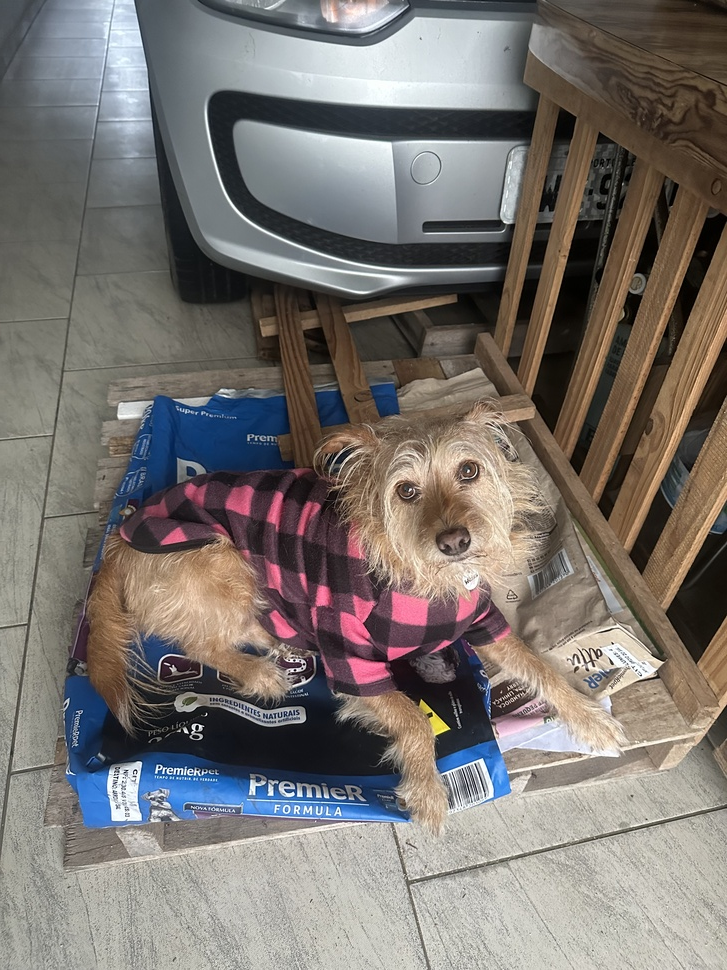
#> input picture Weiss.jpeg, 727 x 970 px, shrunk from 3024 x 4032 before the run
$ python binarizacao.py
#> lines starting #> are read from the running program, lines starting #| are printed output that depends on the picture; after the words box and inside, x2 and y2 are one past the last pixel; in counts of white or black regions, pixels touching at a corner belong together
import cv2  # Importa a biblioteca OpenCV
import numpy as np  # Importa o numpy para operações matriciais

# Lê a imagem original do disco
img = cv2.imread('Weiss.jpeg')
#> img is the input picture: shape (970, 727, 3); mean B, G, R 112, 116.2, 121.9

# Converte a imagem para escala de cinza
img_gray = cv2.cvtColor(img, cv2.COLOR_BGR2GRAY)
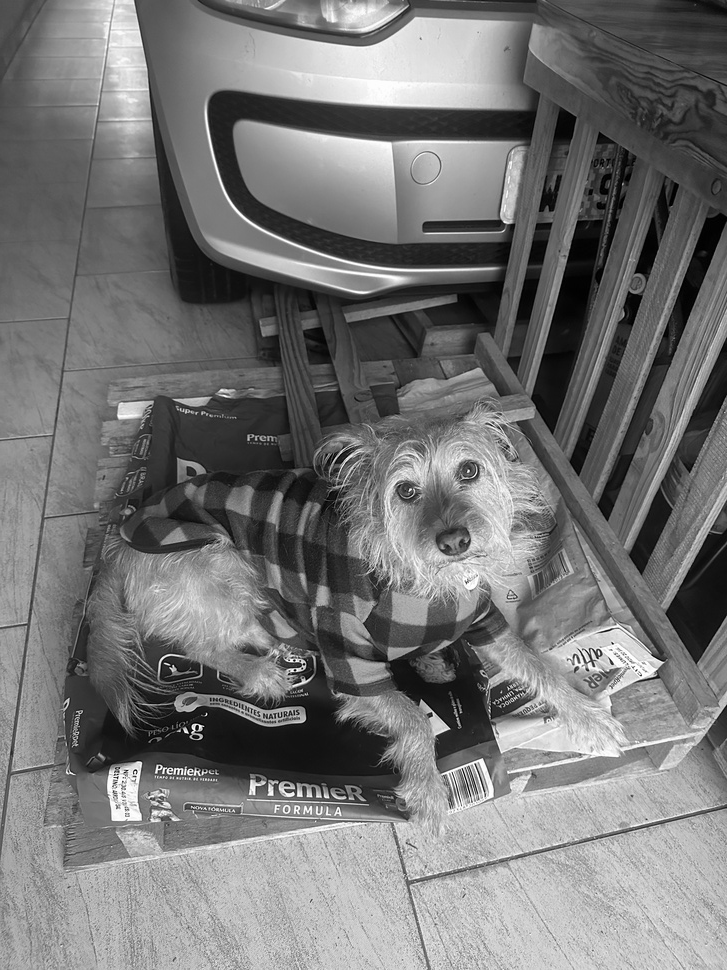
#> img_gray: shape (970, 727); min 0, max 255, mean 117.5

# Aplica o blur (suavização) na imagem em escala de cinza
suave = cv2.GaussianBlur(img_gray, (7, 7), 0)

# Realiza a binarização da imagem. Pixels abaixo de um limiar são 0 (preto), e acima de 160 são 255 (branco)
(T, bin) = cv2.threshold(suave, 160, 255, cv2.THRESH_BINARY)
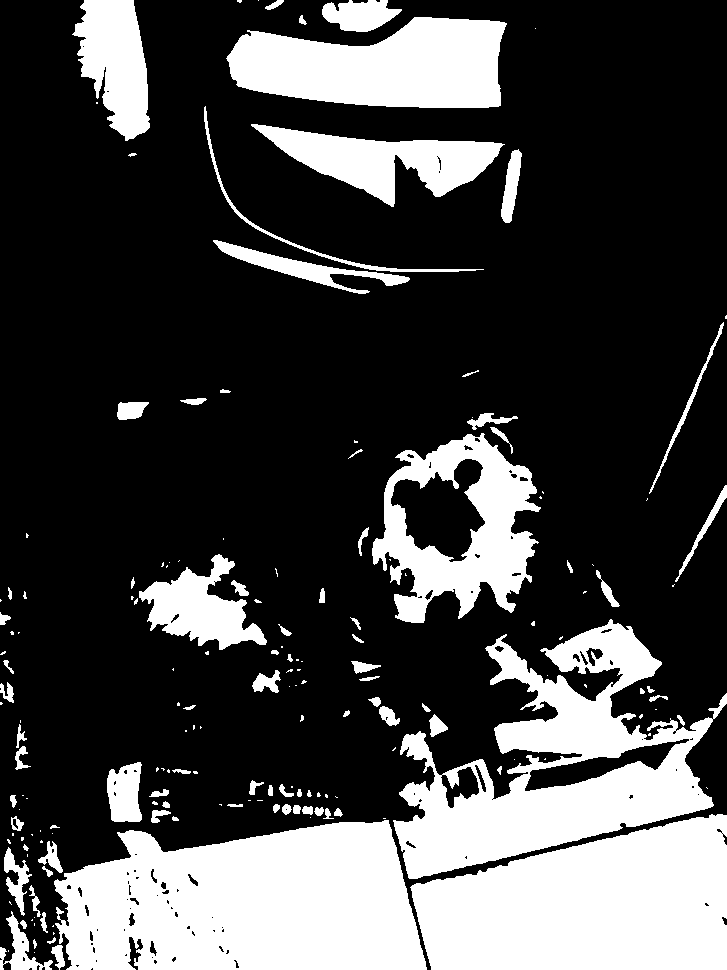
#> bin: shape (970, 727); 27.1% white; 179 white regions (91 under 20 px), largest, box (x1, y1, x2, y2) and area: (54, 820, 427, 970) 44423, (410, 814, 727, 970) 37576, (393, 619, 727, 879) 35142

# Converte a imagem em escala de cinza de volta para 3 canais para combinar com a imagem colorida
img_gray_3channel = cv2.cvtColor(img_gray, cv2.COLOR_GRAY2BGR)

# Converte a imagem binarizada (2D) para 3 canais para combinar com a imagem de 3 canais
bin_3channel = cv2.cvtColor(bin, cv2.COLOR_GRAY2BGR)

# Combina as imagens em uma única saída (imagem original, em escala de cinza e binarizada)
resultado = np.vstack([
    np.hstack([img, img_gray_3channel]),  # Original e escala de cinza (3 canais)
    np.hstack([bin_3channel, cv2.bitwise_and(img_gray_3channel, img_gray_3channel, mask=bin)])  # Binária e máscara
])
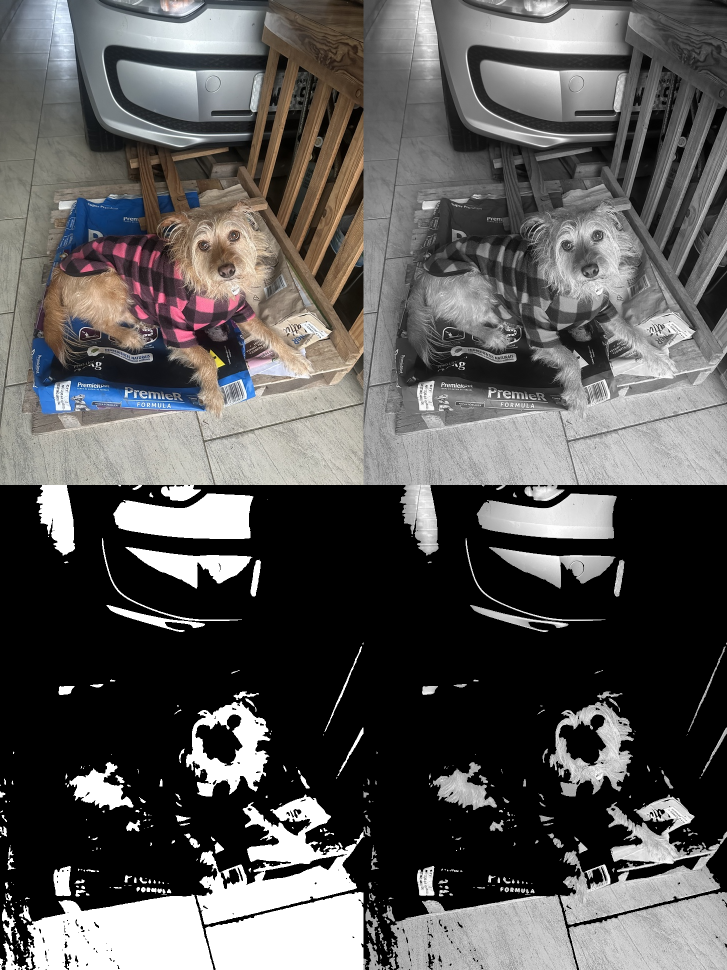
#> resultado: shape (1940, 1454, 3) (shown at 1/2 size); mean B, G, R 87.6, 88.7, 90.1

# Exibe as imagens combinadas (original, cinza e binarizada)
cv2.imshow("Resultado da Binarizacao", resultado)

# Espera um evento do teclado para fechar a janela
cv2.waitKey(0)
cv2.destroyAllWindows()
